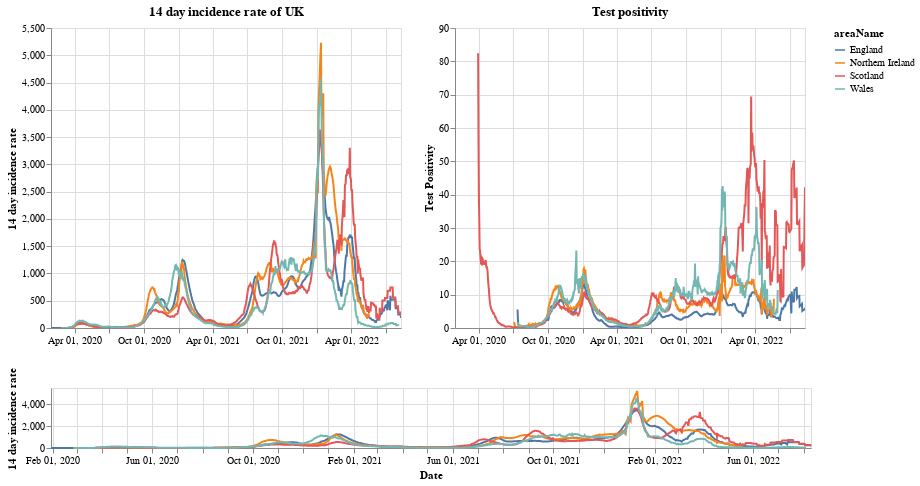

Here is the notebook cell this chart was saved with:
### Markdown cell above
# Plots

First a plot with each country in the UK. The top right shows the positivity rate for (which is the percentage of registered tests which were positive) while the top left is the 14 day incidence rate. The bottom chart can be used to select the timeframe (does not work on a mobile device).

### Code cell
#collapse
brush = alt.selection(type='interval', name='DateBrush',encodings=['x'],fields=['Time'])
leg_selection = alt.selection_multi(fields=['areaName'], bind='legend')

base = alt.Chart(uk_cases).mark_line().encode(
    x=alt.X("yearmonthdate(date):T", axis=alt.Axis(title='Date')),
    y=alt.Y("twoWeeklyCasesRate:Q", axis=alt.Axis(title='14 day incidence rate')),
    tooltip=['areaName', 'date','twoWeeklyCasesRate', 'testPositivity'],
    color='areaName',
    opacity=alt.condition(leg_selection, alt.value(2), alt.value(0.1))
).add_selection(leg_selection).properties(width=350)

upper = base.encode(alt.X('yearmonthdate(date):T', axis=alt.Axis(title=''),
                         scale=alt.Scale(domain=brush))
                   ).properties(title=f'14 day incidence rate of UK')
upper_right = upper.encode(alt.Y('testPositivity:Q', axis=alt.Axis(title='Test Positivity'))).properties(title='Test positivity')
lower = base.properties(height=60, width = 760).add_selection(brush)

(upper | upper_right) & lower

### Figure 1 — Vega-Lite specification as saved in the notebook (floating-point values rounded to 4 significant figures; data arrays with more than 128 entries replaced by an {"elided": "..."} marker saying what was removed)
{"config": {"view": {"continuousWidth": 400, "continuousHeight": 300}}, "vconcat": [{"hconcat": [{"mark": "line", "encoding": {"color": {"type": "nominal", "field": "areaName"}, "opacity": {"condition": {"value": 2, "selection": "selector001"}, "value": 0.1}, "tooltip": [{"type": "nominal", "field": "areaName"}, {"type": "temporal", "field": "date"}, {"type": "quantitative", "field": "twoWeeklyCasesRate"}, {"type": "quantitative", "field": "testPositivity"}], "x": {"type": "temporal", "axis": {"title": ""}, "field": "date", "scale": {"domain": {"selection": "DateBrush"}}, "timeUnit": "yearmonthdate"}, "y": {"type": "quantitative", "axis": {"title": "14 day incidence rate"}, "field": "twoWeeklyCasesRate"}}, "selection": {"selector001": {"type": "multi", "fields": ["areaName"], "bind": "legend"}}, "title": "14 day incidence rate of UK", "width": 350}, {"mark": "line", "encoding": {"color": {"type": "nominal", "field": "areaName"}, "opacity": {"condition": {"value": 2, "selection": "selector001"}, "value": 0.1}, "tooltip": [{"type": "nominal", "field": "areaName"}, {"type": "temporal", "field": "date"}, {"type": "quantitative", "field": "twoWeeklyCasesRate"}, {"type": "quantitative", "field": "testPositivity"}], "x": {"type": "temporal", "axis": {"title": ""}, "field": "date", "scale": {"domain": {"selection": "DateBrush"}}, "timeUnit": "yearmonthdate"}, "y": {"type": "quantitative", "axis": {"title": "Test Positivity"}, "field": "testPositivity"}}, "selection": {"selector001": {"type": "multi", "fields": ["areaName"], "bind": "legend"}}, "title": "Test positivity", "width": 350}]}, {"mark": "line", "encoding": {"color": {"type": "nominal", "field": "areaName"}, "opacity": {"condition": {"value": 2, "selection": "selector001"}, "value": 0.1}, "tooltip": [{"type": "nominal", "field": "areaName"}, {"type": "temporal", "field": "date"}, {"type": "quantitative", "field": "twoWeeklyCasesRate"}, {"type": "quantitative", "field": "testPositivity"}], "x": {"type": "temporal", "axis": {"title": "Date"}, "field": "date", "timeUnit": "yearmonthdate"}, "y": {"type": "quantitative", "axis": {"title": "14 day incidence rate"}, "field": "twoWeeklyCasesRate"}}, "height": 60, "selection": {"selector001": {"type": "multi", "fields": ["areaName"], "bind": "legend"}, "DateBrush": {"type": "interval", "encodings": ["x"], "fields": ["Time"]}}, "width": 760}], "data": {"name": "data-1195c7998efa0cf11c5c4c118125a501"}, "$schema": "https://vega.github.io/schema/vega-lite/v4.8.1.json", "datasets": {"data-1195c7998efa0cf11c5c4c118125a501": {"elided": "3524 records"}}}
